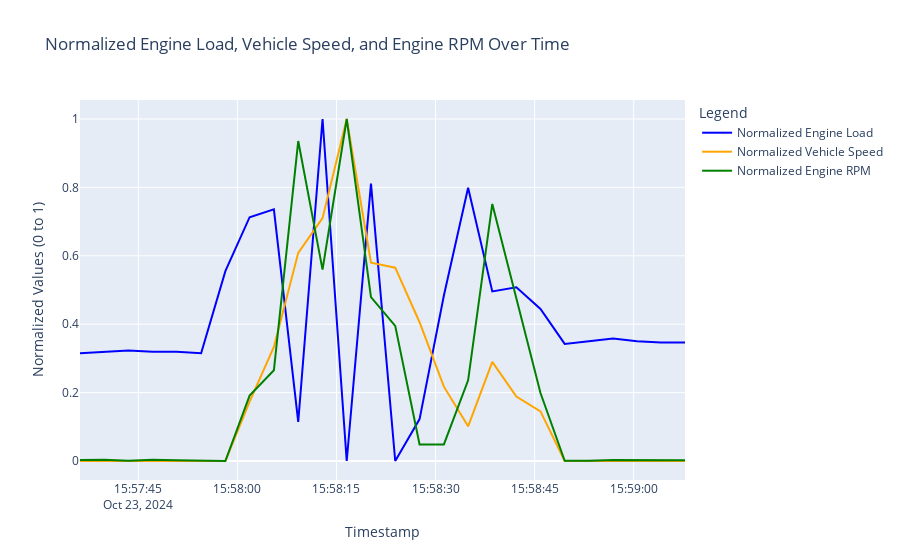

Notebook source saved alongside this figure:
### Code cell
df['Normalized Engine Load'] = (df['Engine Load'] - df['Engine Load'].min()) / (df['Engine Load'].max() - df['Engine Load'].min())
df['Normalized Vehicle Speed'] = (df['Vehicle Speed'] - df['Vehicle Speed'].min()) / (df['Vehicle Speed'].max() - df['Vehicle Speed'].min())
df['Normalized Engine RPM'] = (df['Engine RPM'] - df['Engine RPM'].min()) / (df['Engine RPM'].max() - df['Engine RPM'].min())

fig = go.Figure()
fig.add_trace(go.Scatter(x=df['timestamp'], y=df['Normalized Engine Load'], mode='lines', name='Normalized Engine Load', line=dict(color='blue', width=2)))
fig.add_trace(go.Scatter(x=df['timestamp'], y=df['Normalized Vehicle Speed'], mode='lines', name='Normalized Vehicle Speed', line=dict(color='orange', width=2)))
fig.add_trace(go.Scatter(x=df['timestamp'], y=df['Normalized Engine RPM'], mode='lines', name='Normalized Engine RPM', line=dict(color='green', width=2)))
fig.update_layout(
    title='Normalized Engine Load, Vehicle Speed, and Engine RPM Over Time',
    xaxis_title='Timestamp',
    yaxis_title='Normalized Values (0 to 1)',
    legend_title='Legend',
    xaxis=dict(showgrid=True),
    yaxis=dict(showgrid=True),
    hovermode='x unified'
)
fig.show()
